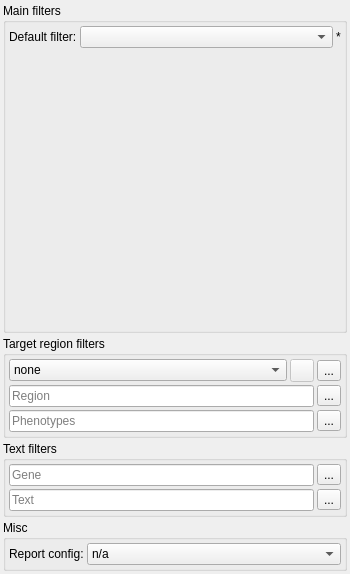
<?xml version="1.0" encoding="UTF-8"?>
<ui version="4.0">
 <class>FilterWidgetSV</class>
 <widget class="QWidget" name="FilterWidgetSV">
  <property name="geometry">
   <rect>
    <x>0</x>
    <y>0</y>
    <width>350</width>
    <height>574</height>
   </rect>
  </property>
  <property name="minimumSize">
   <size>
    <width>350</width>
    <height>500</height>
   </size>
  </property>
  <property name="windowTitle">
   <string>Filters</string>
  </property>
  <layout class="QVBoxLayout" name="verticalLayout_3">
   <property name="spacing">
    <number>3</number>
   </property>
   <property name="leftMargin">
    <number>3</number>
   </property>
   <property name="topMargin">
    <number>3</number>
   </property>
   <property name="rightMargin">
    <number>3</number>
   </property>
   <property name="bottomMargin">
    <number>3</number>
   </property>
   <item>
    <widget class="QGroupBox" name="groupBox">
     <property name="sizePolicy">
      <sizepolicy hsizetype="Minimum" vsizetype="MinimumExpanding">
       <horstretch>0</horstretch>
       <verstretch>0</verstretch>
      </sizepolicy>
     </property>
     <property name="toolTip">
      <string/>
     </property>
     <property name="title">
      <string>Main filters</string>
     </property>
     <property name="flat">
      <bool>true</bool>
     </property>
     <layout class="QVBoxLayout" name="verticalLayout">
      <property name="spacing">
       <number>3</number>
      </property>
      <property name="leftMargin">
       <number>3</number>
      </property>
      <property name="topMargin">
       <number>3</number>
      </property>
      <property name="rightMargin">
       <number>3</number>
      </property>
      <property name="bottomMargin">
       <number>3</number>
      </property>
      <item>
       <layout class="QHBoxLayout" name="horizontalLayout_3">
        <property name="spacing">
         <number>3</number>
        </property>
        <item>
         <widget class="QLabel" name="label_2">
          <property name="text">
           <string>Default filter:</string>
          </property>
         </widget>
        </item>
        <item>
         <widget class="QComboBox" name="filters">
          <property name="sizePolicy">
           <sizepolicy hsizetype="Expanding" vsizetype="Fixed">
            <horstretch>0</horstretch>
            <verstretch>0</verstretch>
           </sizepolicy>
          </property>
          <property name="maxVisibleItems">
           <number>20</number>
          </property>
         </widget>
        </item>
        <item>
         <widget class="QLabel" name="lab_modified">
          <property name="toolTip">
           <string>The filter was modified</string>
          </property>
          <property name="text">
           <string>*</string>
          </property>
         </widget>
        </item>
       </layout>
      </item>
      <item>
       <widget class="FilterCascadeWidget" name="cascade_widget" native="true">
        <property name="sizePolicy">
         <sizepolicy hsizetype="Expanding" vsizetype="Expanding">
          <horstretch>0</horstretch>
          <verstretch>0</verstretch>
         </sizepolicy>
        </property>
       </widget>
      </item>
     </layout>
    </widget>
   </item>
   <item>
    <widget class="QGroupBox" name="groupBox_2">
     <property name="title">
      <string>Target region filters</string>
     </property>
     <property name="flat">
      <bool>true</bool>
     </property>
     <layout class="QGridLayout" name="gridLayout">
      <property name="leftMargin">
       <number>3</number>
      </property>
      <property name="topMargin">
       <number>3</number>
      </property>
      <property name="rightMargin">
       <number>3</number>
      </property>
      <property name="bottomMargin">
       <number>3</number>
      </property>
      <property name="spacing">
       <number>3</number>
      </property>
      <item row="3" column="0">
       <widget class="QComboBox" name="roi">
        <property name="contextMenuPolicy">
         <enum>Qt::CustomContextMenu</enum>
        </property>
        <property name="maxVisibleItems">
         <number>30</number>
        </property>
        <property name="insertPolicy">
         <enum>QComboBox::NoInsert</enum>
        </property>
        <property name="sizeAdjustPolicy">
         <enum>QComboBox::AdjustToMinimumContentsLength</enum>
        </property>
        <item>
         <property name="text">
          <string>none</string>
         </property>
        </item>
       </widget>
      </item>
      <item row="5" column="3">
       <widget class="QToolButton" name="hpo_import">
        <property name="toolTip">
         <string>&lt;html&gt;&lt;head/&gt;&lt;body&gt;&lt;p&gt;Import from main variant list.&lt;/p&gt;&lt;/body&gt;&lt;/html&gt;</string>
        </property>
        <property name="text">
         <string>...</string>
        </property>
        <property name="icon">
         <iconset resource="GSvar.qrc">
          <normaloff>:/Icons/Import.png</normaloff>:/Icons/Import.png</iconset>
        </property>
       </widget>
      </item>
      <item row="4" column="3">
       <widget class="QToolButton" name="region_import">
        <property name="toolTip">
         <string>&lt;html&gt;&lt;head/&gt;&lt;body&gt;&lt;p&gt;Import from main variant list.&lt;/p&gt;&lt;/body&gt;&lt;/html&gt;</string>
        </property>
        <property name="text">
         <string>...</string>
        </property>
        <property name="icon">
         <iconset resource="GSvar.qrc">
          <normaloff>:/Icons/Import.png</normaloff>:/Icons/Import.png</iconset>
        </property>
       </widget>
      </item>
      <item row="3" column="3">
       <widget class="QToolButton" name="roi_import">
        <property name="toolTip">
         <string>&lt;html&gt;&lt;head/&gt;&lt;body&gt;&lt;p&gt;Import from main variant list.&lt;/p&gt;&lt;/body&gt;&lt;/html&gt;</string>
        </property>
        <property name="text">
         <string>...</string>
        </property>
        <property name="icon">
         <iconset resource="GSvar.qrc">
          <normaloff>:/Icons/Import.png</normaloff>:/Icons/Import.png</iconset>
        </property>
       </widget>
      </item>
      <item row="4" column="0" colspan="2">
       <widget class="QLineEdit" name="region">
        <property name="contextMenuPolicy">
         <enum>Qt::DefaultContextMenu</enum>
        </property>
        <property name="toolTip">
         <string>&lt;html&gt;&lt;head/&gt;&lt;body&gt;&lt;p&gt;Single target region e.g. 'chr1:120611985-120612025' or 'chr1'&lt;br/&gt;&lt;br/&gt;Notes:&lt;br/&gt;- Press return to finish entering text!&lt;/p&gt;&lt;/body&gt;&lt;/html&gt;</string>
        </property>
        <property name="placeholderText">
         <string>Region</string>
        </property>
        <property name="clearButtonEnabled">
         <bool>true</bool>
        </property>
       </widget>
      </item>
      <item row="5" column="0" colspan="2">
       <widget class="ClickableLineEdit" name="hpo">
        <property name="contextMenuPolicy">
         <enum>Qt::CustomContextMenu</enum>
        </property>
        <property name="toolTip">
         <string>&lt;html&gt;&lt;head/&gt;&lt;body&gt;&lt;p&gt;This text is overwritten at runtime!&lt;/p&gt;&lt;/body&gt;&lt;/html&gt;</string>
        </property>
        <property name="readOnly">
         <bool>true</bool>
        </property>
        <property name="placeholderText">
         <string>Phenotypes</string>
        </property>
        <property name="clearButtonEnabled">
         <bool>false</bool>
        </property>
       </widget>
      </item>
      <item row="3" column="1">
       <widget class="QToolButton" name="calculate_gene_overlap">
        <property name="enabled">
         <bool>false</bool>
        </property>
        <property name="sizePolicy">
         <sizepolicy hsizetype="Minimum" vsizetype="Minimum">
          <horstretch>0</horstretch>
          <verstretch>0</verstretch>
         </sizepolicy>
        </property>
        <property name="maximumSize">
         <size>
          <width>24</width>
          <height>16777215</height>
         </size>
        </property>
        <property name="toolTip">
         <string>&lt;html&gt;&lt;head/&gt;&lt;body&gt;&lt;p&gt;Annotate for all SVs the gene overlap of the currently selected target region.  The overlapping genes will be displayed as tooltip in the genes column.&lt;/p&gt;&lt;p&gt;Only possible if gene list file with gene names (named: &amp;quot;_genes.txt&amp;quot;) and connection to the NGSD is available. &lt;/p&gt;&lt;/body&gt;&lt;/html&gt;</string>
        </property>
        <property name="text">
         <string/>
        </property>
        <property name="icon">
         <iconset resource="GSvar.qrc">
          <normaloff>:/Icons/Database.png</normaloff>:/Icons/Database.png</iconset>
        </property>
       </widget>
      </item>
     </layout>
    </widget>
   </item>
   <item>
    <widget class="QGroupBox" name="groupBox_4">
     <property name="title">
      <string>Text filters</string>
     </property>
     <property name="flat">
      <bool>true</bool>
     </property>
     <layout class="QGridLayout" name="gridLayout_2">
      <property name="leftMargin">
       <number>3</number>
      </property>
      <property name="topMargin">
       <number>3</number>
      </property>
      <property name="rightMargin">
       <number>3</number>
      </property>
      <property name="bottomMargin">
       <number>3</number>
      </property>
      <property name="spacing">
       <number>3</number>
      </property>
      <item row="0" column="0">
       <widget class="QLineEdit" name="gene">
        <property name="contextMenuPolicy">
         <enum>Qt::DefaultContextMenu</enum>
        </property>
        <property name="toolTip">
         <string>&lt;html&gt;&lt;head/&gt;&lt;body&gt;&lt;p&gt;Comma-separated list of gene names.&lt;br/&gt;&lt;br/&gt;Notes:&lt;br/&gt;- You can use '*' as a wildcard. &lt;br/&gt;- Press return to finish entering text.&lt;/p&gt;&lt;/body&gt;&lt;/html&gt;</string>
        </property>
        <property name="placeholderText">
         <string>Gene</string>
        </property>
        <property name="clearButtonEnabled">
         <bool>true</bool>
        </property>
       </widget>
      </item>
      <item row="1" column="0">
       <widget class="QLineEdit" name="text">
        <property name="contextMenuPolicy">
         <enum>Qt::DefaultContextMenu</enum>
        </property>
        <property name="toolTip">
         <string>&lt;html&gt;&lt;head/&gt;&lt;body&gt;&lt;p&gt;Text filter using all annotation columns (case-insensitive).&lt;br/&gt;&lt;br/&gt;Notes:&lt;br/&gt;- Press return to finish entering text.&lt;/p&gt;&lt;/body&gt;&lt;/html&gt;</string>
        </property>
        <property name="text">
         <string/>
        </property>
        <property name="placeholderText">
         <string>Text</string>
        </property>
        <property name="clearButtonEnabled">
         <bool>true</bool>
        </property>
       </widget>
      </item>
      <item row="0" column="1">
       <widget class="QToolButton" name="gene_import">
        <property name="toolTip">
         <string>&lt;html&gt;&lt;head/&gt;&lt;body&gt;&lt;p&gt;Import from main variant list.&lt;/p&gt;&lt;/body&gt;&lt;/html&gt;</string>
        </property>
        <property name="text">
         <string>...</string>
        </property>
        <property name="icon">
         <iconset resource="GSvar.qrc">
          <normaloff>:/Icons/Import.png</normaloff>:/Icons/Import.png</iconset>
        </property>
       </widget>
      </item>
      <item row="1" column="1">
       <widget class="QToolButton" name="text_import">
        <property name="toolTip">
         <string>&lt;html&gt;&lt;head/&gt;&lt;body&gt;&lt;p&gt;Import from main variant list.&lt;/p&gt;&lt;/body&gt;&lt;/html&gt;</string>
        </property>
        <property name="text">
         <string>...</string>
        </property>
        <property name="icon">
         <iconset resource="GSvar.qrc">
          <normaloff>:/Icons/Import.png</normaloff>:/Icons/Import.png</iconset>
        </property>
       </widget>
      </item>
     </layout>
    </widget>
   </item>
   <item>
    <widget class="QGroupBox" name="groupBox_Misc">
     <property name="sizePolicy">
      <sizepolicy hsizetype="Preferred" vsizetype="Fixed">
       <horstretch>0</horstretch>
       <verstretch>0</verstretch>
      </sizepolicy>
     </property>
     <property name="title">
      <string>Misc</string>
     </property>
     <property name="flat">
      <bool>true</bool>
     </property>
     <layout class="QGridLayout" name="gridLayout_3">
      <property name="leftMargin">
       <number>3</number>
      </property>
      <property name="topMargin">
       <number>3</number>
      </property>
      <property name="rightMargin">
       <number>3</number>
      </property>
      <property name="bottomMargin">
       <number>3</number>
      </property>
      <property name="spacing">
       <number>3</number>
      </property>
      <item row="0" column="0">
       <widget class="QLabel" name="label">
        <property name="text">
         <string>Report config:</string>
        </property>
       </widget>
      </item>
      <item row="0" column="1">
       <widget class="QComboBox" name="report_config">
        <property name="sizePolicy">
         <sizepolicy hsizetype="Expanding" vsizetype="Fixed">
          <horstretch>0</horstretch>
          <verstretch>0</verstretch>
         </sizepolicy>
        </property>
        <item>
         <property name="text">
          <string>n/a</string>
         </property>
        </item>
        <item>
         <property name="text">
          <string>variants with report configuration</string>
         </property>
        </item>
        <item>
         <property name="text">
          <string>variants without report configuration</string>
         </property>
        </item>
       </widget>
      </item>
     </layout>
    </widget>
   </item>
  </layout>
 </widget>
 <customwidgets>
  <customwidget>
   <class>ClickableLineEdit</class>
   <extends>QLineEdit</extends>
   <header>ClickableLineEdit.h</header>
  </customwidget>
  <customwidget>
   <class>FilterCascadeWidget</class>
   <extends>QWidget</extends>
   <header>FilterCascadeWidget.h</header>
   <container>1</container>
  </customwidget>
 </customwidgets>
 <resources>
  <include location="GSvar.qrc"/>
 </resources>
 <connections/>
</ui>
